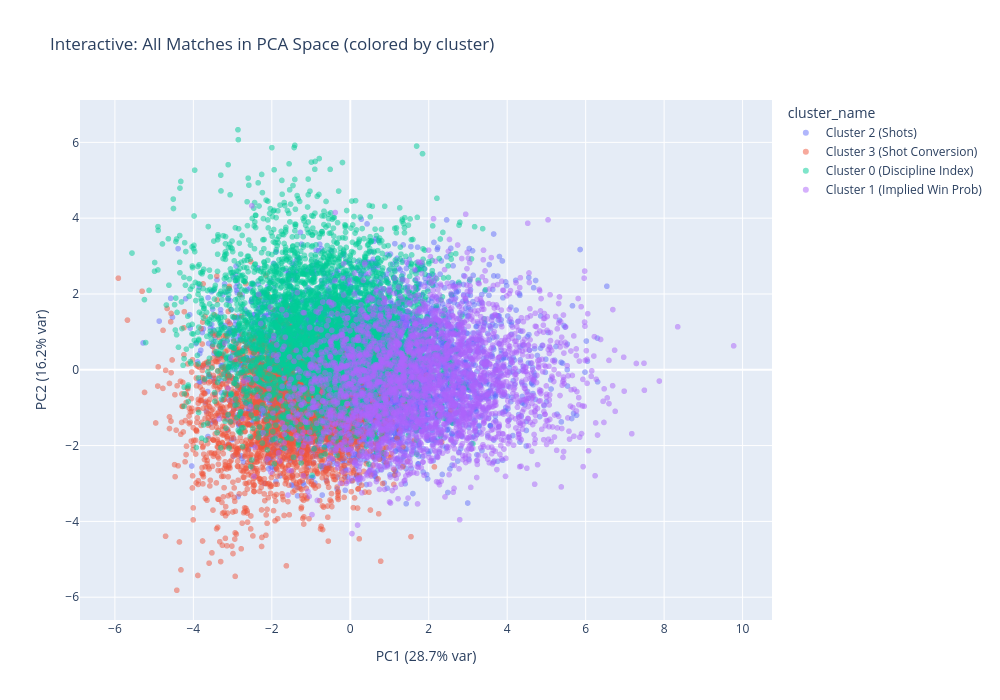

Write notebook code for a chart like this one.
### Markdown cell above
---
## 7. Interactive Exploration (Plotly)

Interactive scatter plot for exploring individual match predictions.

### Code cell
# Interactive PCA plot with hover info
from sklearn.decomposition import PCA as PCA2

plot_features = [f for f in FEATURE_COLS if f in df.columns]

if len(plot_features) < 2:
    print("Not enough features for PCA plot")
else:
    X_plot = StandardScaler().fit_transform(df[plot_features].fillna(0))
    pca_2d = PCA2(n_components=2)
    coords = pca_2d.fit_transform(X_plot)

    plot_df = df[['squad', 'opponent', 'date', 'result', 'league', 'season', 'cluster']].copy()
    plot_df['PC1'] = coords[:, 0]
    plot_df['PC2'] = coords[:, 1]
    plot_df['cluster_name'] = plot_df['cluster'].map(CLUSTER_NAMES)

    fig = px.scatter(
        plot_df, x='PC1', y='PC2', color='cluster_name',
        hover_data=['squad', 'opponent', 'date', 'result', 'league'],
        opacity=0.5, title='Interactive: All Matches in PCA Space (colored by cluster)',
        labels={'PC1': f'PC1 ({pca_2d.explained_variance_ratio_[0]:.1%} var)',
                'PC2': f'PC2 ({pca_2d.explained_variance_ratio_[1]:.1%} var)'},
    )
    fig.update_layout(height=700, width=1000)
    fig.show()

### Figure 1 — Plotly figure (JSON) as saved in the notebook; plotly's stock layout.template omitted (floating-point values rounded to 4 significant figures; data arrays with more than 128 entries replaced by an {"elided": "..."} marker saying what was removed)
{"data": [{"customdata": {"elided": "5858x5 str values"}, "hovertemplate": "cluster_name=Cluster 2 (Shots)<br>PC1 (28.7% var)=%{x}<br>PC2 (16.2% var)=%{y}<br>squad=%{customdata[0]}<br>opponent=%{customdata[1]}<br>date=%{customdata[2]}<br>result=%{customdata[3]}<br>league=%{customdata[4]}<extra></extra>", "legendgroup": "Cluster 2 (Shots)", "marker": {"color": "#636efa", "opacity": 0.5, "symbol": "circle"}, "mode": "markers", "name": "Cluster 2 (Shots)", "showlegend": true, "type": "scattergl", "x": {"elided": "5858 float values"}, "xaxis": "x", "y": {"elided": "5858 float values"}, "yaxis": "y"}, {"customdata": {"elided": "2256x5 str values"}, "hovertemplate": "cluster_name=Cluster 3 (Shot Conversion)<br>PC1 (28.7% var)=%{x}<br>PC2 (16.2% var)=%{y}<br>squad=%{customdata[0]}<br>opponent=%{customdata[1]}<br>date=%{customdata[2]}<br>result=%{customdata[3]}<br>league=%{customdata[4]}<extra></extra>", "legendgroup": "Cluster 3 (Shot Conversion)", "marker": {"color": "#EF553B", "opacity": 0.5, "symbol": "circle"}, "mode": "markers", "name": "Cluster 3 (Shot Conversion)", "showlegend": true, "type": "scattergl", "x": {"elided": "2256 float values"}, "xaxis": "x", "y": {"elided": "2256 float values"}, "yaxis": "y"}, {"customdata": {"elided": "4045x5 str values"}, "hovertemplate": "cluster_name=Cluster 0 (Discipline Index)<br>PC1 (28.7% var)=%{x}<br>PC2 (16.2% var)=%{y}<br>squad=%{customdata[0]}<br>opponent=%{customdata[1]}<br>date=%{customdata[2]}<br>result=%{customdata[3]}<br>league=%{customdata[4]}<extra></extra>", "legendgroup": "Cluster 0 (Discipline Index)", "marker": {"color": "#00cc96", "opacity": 0.5, "symbol": "circle"}, "mode": "markers", "name": "Cluster 0 (Discipline Index)", "showlegend": true, "type": "scattergl", "x": {"elided": "4045 float values"}, "xaxis": "x", "y": {"elided": "4045 float values"}, "yaxis": "y"}, {"customdata": {"elided": "3041x5 str values"}, "hovertemplate": "cluster_name=Cluster 1 (Implied Win Prob)<br>PC1 (28.7% var)=%{x}<br>PC2 (16.2% var)=%{y}<br>squad=%{customdata[0]}<br>opponent=%{customdata[1]}<br>date=%{customdata[2]}<br>result=%{customdata[3]}<br>league=%{customdata[4]}<extra></extra>", "legendgroup": "Cluster 1 (Implied Win Prob)", "marker": {"color": "#ab63fa", "opacity": 0.5, "symbol": "circle"}, "mode": "markers", "name": "Cluster 1 (Implied Win Prob)", "showlegend": true, "type": "scattergl", "x": {"elided": "3041 float values"}, "xaxis": "x", "y": {"elided": "3041 float values"}, "yaxis": "y"}], "layout": {"height": 700, "legend": {"title": {"text": "cluster_name"}, "tracegroupgap": 0}, "title": {"text": "Interactive: All Matches in PCA Space (colored by cluster)"}, "width": 1000, "xaxis": {"anchor": "y", "domain": [0, 1], "title": {"text": "PC1 (28.7% var)"}}, "yaxis": {"anchor": "x", "domain": [0, 1], "title": {"text": "PC2 (16.2% var)"}}}}
